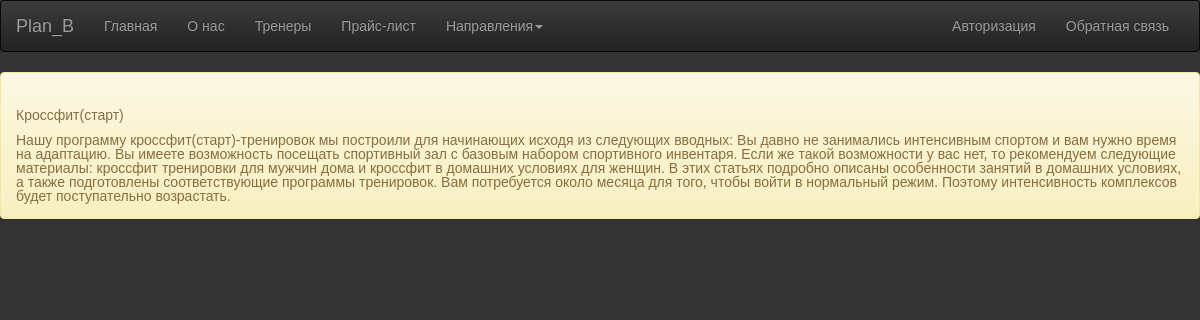
The page /crossfit-start on the database its author committed.
### gymapp/models.py (models this page shows, shortened)
class SportStyle(models.Model):
    name = models.CharField("Название", max_length=20)
    direction_information = models.TextField("Описание направления")
    class Meta:
        verbose_name = "Направление"
        verbose_name_plural = "Направления"

### gymapp/views.py (the view)
# urls.py: path("crossfit-start", views.crossfit_start, name="gym-crossfit-start"),
def crossfit_start(request):
    context = {
        "crossfit_start": SportStyle.objects.order_by("name")[1:2],
    }
    return render(request, "gymapp/crossfit_start.html", context)

### gymapp/templates/gymapp/crossfit_start.html (shortened to what this page needs)
{%extends "gymapp/base.html" %}
{% block content %}
{% load static %}
<link rel="stylesheet" href="{% static 'css/stylesheet.css' %}">
{% for i in crossfit_start %}
    <div class="alert alert-warning">
      <h3>{{ i.name }}</h3>
      <p>{{ i.direction_information }}</p>
    </div>
{% endfor %}
{% endblock %}

### gymapp/static/css/stylesheet.css (style rules this page uses)
*, *::before, *::after { padding: 0; margin: 0; border: 0; box-sizing: border-box; }
h1, h2, h3, h4, h5, h6 { font-weight: inherit; font-size: inherit; }
html, body { height: 100%; line-height: 1; font-size: 14px; background-color: #333; font-family: Arial, "Helvetica Neue", Helvetica, sans-serif; }

### rows shown on the page
SportStyle: name "Кроссфит(старт)", direction_information "Нашу программу кроссфит(старт)-тренировок мы построили для начинающих исходя из следующих вводных: Вы давно не занимались интенсивным спортом и вам нужно время на адаптацию. Вы имеете возможность посещать спортивный зал с базовым набором спортивного инвентаря. Если же такой возможности у вас нет, то рекомендуем следующие материалы: кроссфит тренировки для мужчин дома и кроссфит в домашних условиях для женщин. В этих статьях подробно описаны особенности занятий в домашних условиях, а также подготовлены соответствующие программы тренировок. Вам потребуется около месяца для того, чтобы войти в нормальный режим. Поэтому интенсивность комплексов будет поступательно возрастать."
